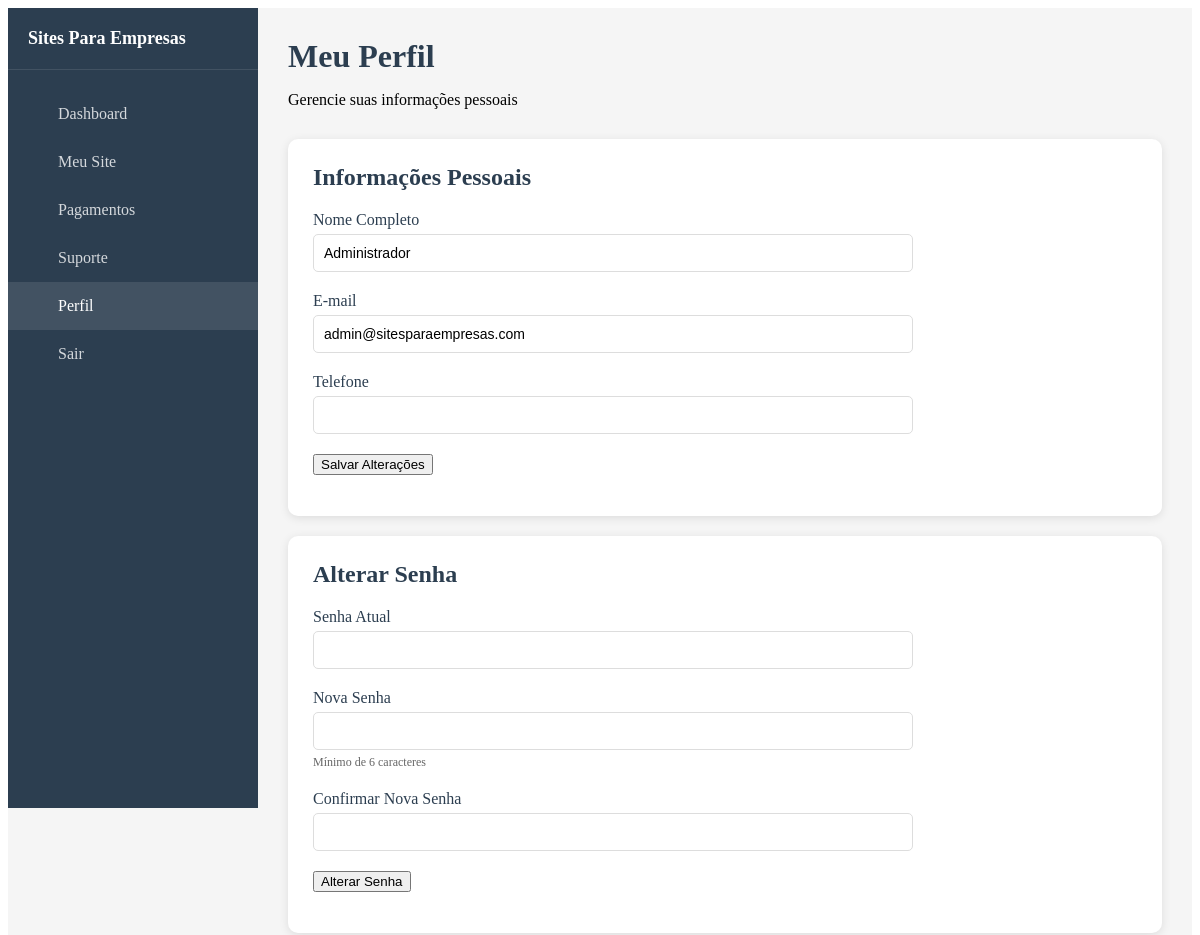
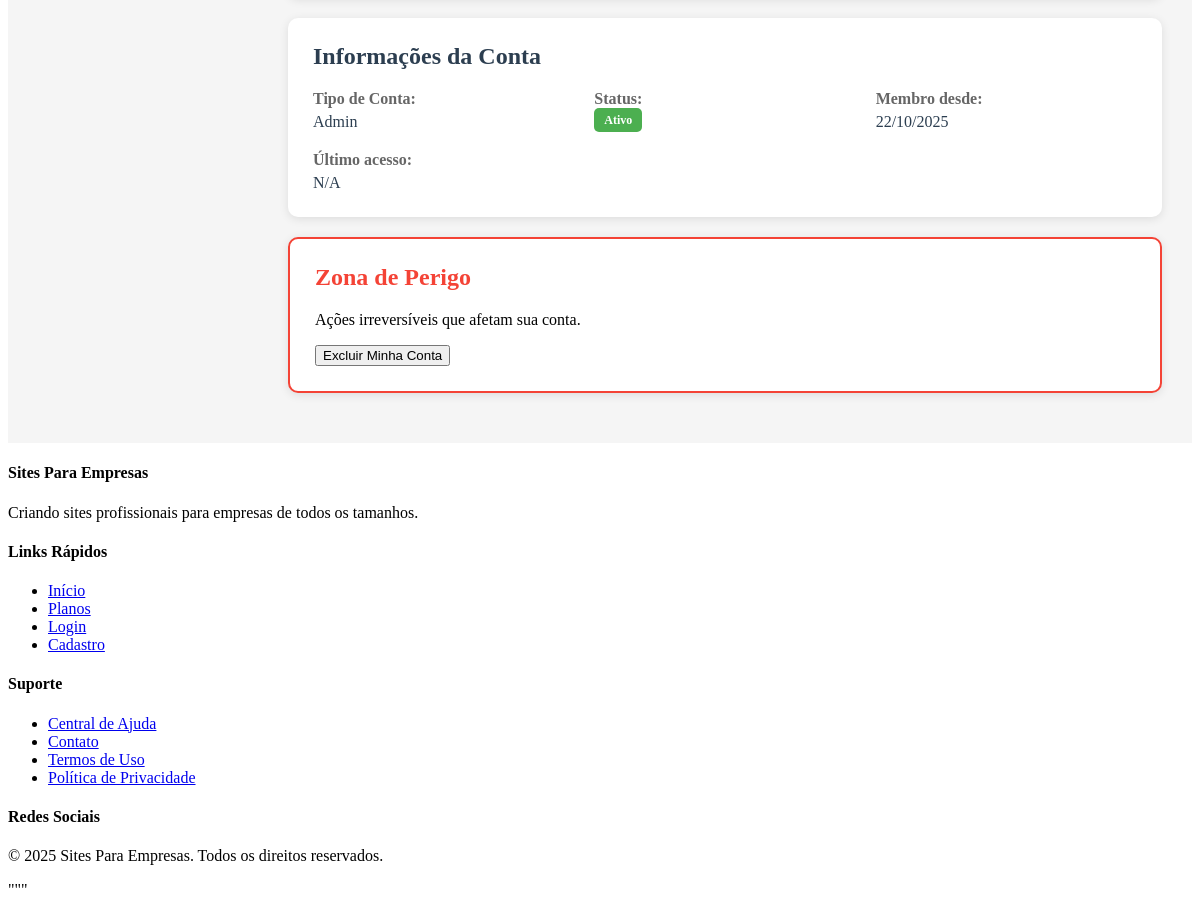
/dashboard/perfil.php (signed in), run on the app's committed database (2 pictures, top to bottom).
### tables this page shows
CREATE TABLE IF NOT EXISTS usuarios (
    id INT AUTO_INCREMENT PRIMARY KEY,
    nome VARCHAR(100) NOT NULL,
    email VARCHAR(100) NOT NULL UNIQUE,
    senha VARCHAR(255) NOT NULL,
    telefone VARCHAR(20),
    tipo ENUM('cliente', 'admin') DEFAULT 'cliente',
    status ENUM('ativo', 'inativo', 'suspenso', 'pendente_confirmacao') DEFAULT 'ativo',
    data_cadastro TIMESTAMP DEFAULT CURRENT_TIMESTAMP,
    ultimo_acesso TIMESTAMP NULL,
    email_confirmed BOOLEAN DEFAULT FALSE,
    email_token VARCHAR(64) NULL,
    email_token_expires TIMESTAMP NULL,
    INDEX idx_email (email),
    INDEX idx_tipo (tipo),
    INDEX idx_status (status),
    INDEX idx_email_token (email_token)
);

### dashboard/perfil.php (the view, shortened to what this page needs)
<?php
require_once '../config/db.php';
$usuario_id = $_SESSION['usuario_id'];
$stmt = $conn->prepare("SELECT * FROM usuarios WHERE id = ?");
$stmt->bind_param("i", $usuario_id);
$stmt->execute();
$result = $stmt->get_result();
$usuario = $result->fetch_assoc();
?>
<div class="dashboard-container">
    <aside class="sidebar">
        <div class="logo">
            <h2>Sites Para Empresas</h2>
        </div>
        <nav class="sidebar-nav">
            <a href="index.php"><i class="fas fa-home"></i> Dashboard</a>
            <a href="meu-site.php"><i class="fas fa-globe"></i> Meu Site</a>
            <a href="pagamentos.php"><i class="fas fa-credit-card"></i> Pagamentos</a>
            <a href="suporte.php"><i class="fas fa-headset"></i> Suporte</a>
            <a href="perfil.php" class="active"><i class="fas fa-user"></i> Perfil</a>
            <a href="../api/logout.php"><i class="fas fa-sign-out-alt"></i> Sair</a>
        </nav>
    </aside>
    <main class="dashboard-content">
        <div class="dashboard-header">
            <h1><i class="fas fa-user"></i> Meu Perfil</h1>
            <p>Gerencie suas informações pessoais</p>
        </div>
        <div class="card">
            <h2>Informações Pessoais</h2>
            <form id="perfilForm" class="form-horizontal">
                <div class="form-group">
                    <label for="nome">Nome Completo</label>
                    <input type="text" id="nome" name="nome" value="<?php echo htmlspecialchars($usuario['nome']); ?>" required>
                </div>
                <div class="form-group">
                    <label for="email">E-mail</label>
                    <input type="email" id="email" name="email" value="<?php echo htmlspecialchars($usuario['email']); ?>" required>
                </div>
                <div class="form-group">
                    <label for="telefone">Telefone</label>
                    <input type="tel" id="telefone" name="telefone" value="<?php echo htmlspecialchars($usuario['telefone']); ?>">
                </div>
                <button type="submit" class="btn btn-primary">Salvar Alterações</button>
            </form>
        </div>
        <div class="card">
            <h2>Alterar Senha</h2>
            <form id="senhaForm" class="form-horizontal">
                <div class="form-group">
                    <label for="senha_atual">Senha Atual</label>
                    <input type="password" id="senha_atual" name="senha_atual" required>
                </div>
                <div class="form-group">
                    <label for="nova_senha">Nova Senha</label>
                    <input type="password" id="nova_senha" name="nova_senha" minlength="6" required>
                    <small>Mínimo de 6 caracteres</small>
                </div>
                <div class="form-group">
                    <label for="confirmar_senha">Confirmar Nova Senha</label>
                    <input type="password" id="confirmar_senha" name="confirmar_senha" required>
                </div>
                <button type="submit" class="btn btn-primary">Alterar Senha</button>
            </form>
        </div>
        <div class="card">
            <h2>Informações da Conta</h2>
            <div class="info-grid">
                <div class="info-item">
                    <label>Tipo de Conta:</label>
                    <p><?php echo ucfirst($usuario['tipo']); ?></p>
                </div>
                <div class="info-item">
                    <label>Status:</label>
                    <p><span class="badge badge-<?php echo $usuario['status']; ?>"><?php echo ucfirst($usuario['status']); ?></span></p>
                </div>
                <div class="info-item">
                    <label>Membro desde:</label>
                    <p><?php echo date('d/m/Y', strtotime($usuario['data_cadastro'])); ?></p>
                </div>
                <div class="info-item">
                    <label>Último acesso:</label>
                    <p><?php echo $usuario['ultimo_acesso'] ? date('d/m/Y H:i', strtotime($usuario['ultimo_acesso'])) : 'N/A'; ?></p>
                </div>
            </div>
        </div>
        <div class="card danger-zone">
            <h2><i class="fas fa-exclamation-triangle"></i> Zona de Perigo</h2>
            <p>Ações irreversíveis que afetam sua conta.</p>
            <button class="btn btn-danger" onclick="excluirConta()">Excluir Minha Conta</button>
        </div>
    </main>
</div>
<?php include '../includes/footer.php'; ?>

### dashboard/perfil.php (style rules this page uses)
.dashboard-container { display: flex; min-height: 100vh; background: #f5f5f5; }
.sidebar { width: 250px; background: #2c3e50; color: white; position: fixed; height: 100vh; overflow-y: auto; }
.sidebar .logo { padding: 20px; border-bottom: 1px solid rgba(255,255,255,0.1); }
.sidebar .logo h2 { font-size: 18px; margin: 0; }
.sidebar-nav { padding: 20px 0; }
.sidebar-nav a { display: flex; align-items: center; padding: 15px 20px; color: rgba(255,255,255,0.8); text-decoration: none; transition: all 0.3s; }
.sidebar-nav a:hover, .sidebar-nav a.active { background: rgba(255,255,255,0.1); color: white; }
.dashboard-content { margin-left: 250px; flex: 1; padding: 30px; }
.dashboard-header { margin-bottom: 30px; }
.dashboard-header h1 { margin: 0 0 10px 0; color: #2c3e50; }
.card { background: white; padding: 25px; border-radius: 10px; box-shadow: 0 2px 10px rgba(0,0,0,0.1); margin-bottom: 20px; }
.card h2 { margin: 0 0 20px 0; color: #2c3e50; }
.form-horizontal { max-width: 600px; }
.form-group { margin-bottom: 20px; }
.form-group label { display: block; margin-bottom: 5px; font-weight: 500; color: #2c3e50; }
.form-group input { width: 100%; padding: 10px; border: 1px solid #ddd; border-radius: 5px; font-size: 14px; }
.form-group small { display: block; margin-top: 5px; color: #666; font-size: 12px; }
.info-grid { display: grid; grid-template-columns: repeat(auto-fit, minmax(200px, 1fr)); gap: 20px; }
.info-item label { display: block; font-weight: bold; color: #666; margin-bottom: 5px; }
.info-item p { margin: 0; color: #2c3e50; }
.badge { padding: 5px 10px; border-radius: 5px; font-size: 12px; font-weight: bold; }
.badge-ativo { background: #4CAF50; color: white; }
.danger-zone { border: 2px solid #f44336; }
.danger-zone h2 { color: #f44336; }

### data on the page
usuarios: nome "Administrador", email "admin@sitesparaempresas.com", tipo "Admin", status "Ativo", data_cadastro "22/10/2025"
